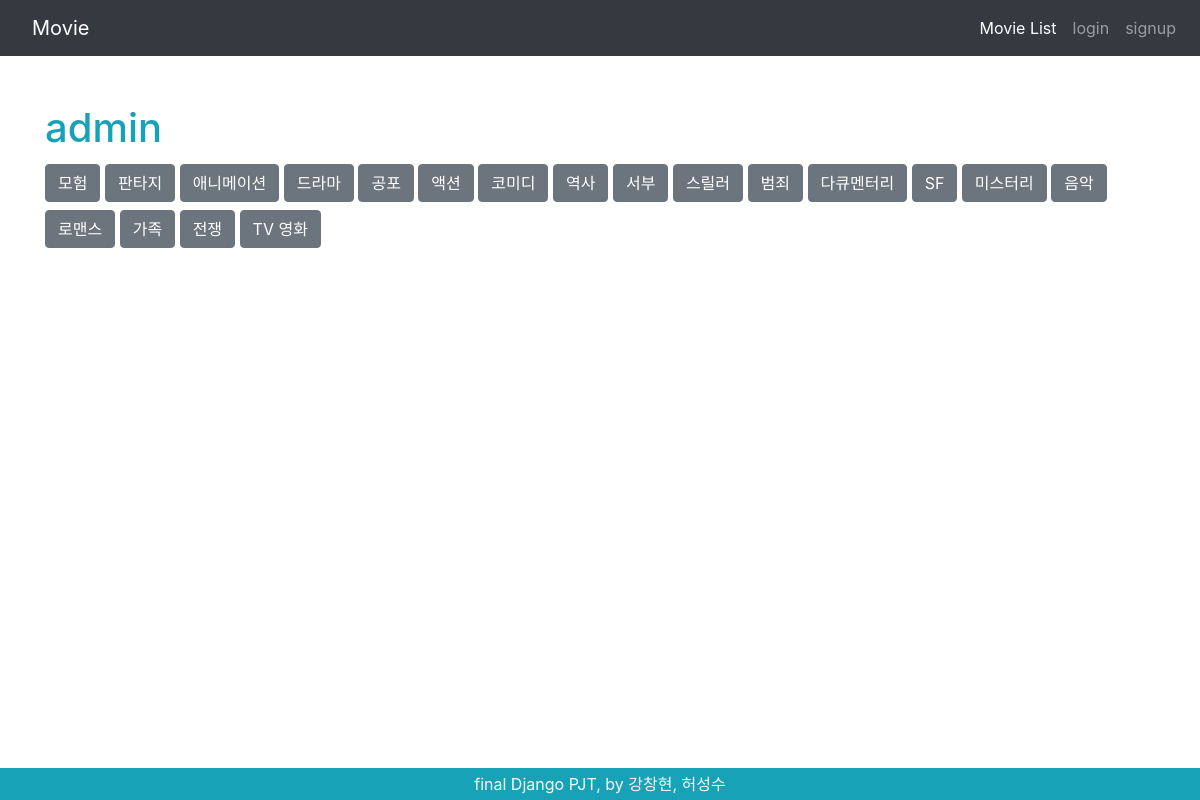
Screenshot of /accounts/admin/ with the database file from the repository.
### accounts/models.py (models this page shows)
class User(AbstractUser):
    followers = models.ManyToManyField(settings.AUTH_USER_MODEL,related_name='followings')

### movies/models.py (models this page shows, shortened)
class Genre(models.Model):
    id = models.IntegerField(primary_key=True)
    name = models.CharField(max_length=150)
    gen_users = models.ManyToManyField(settings.AUTH_USER_MODEL, related_name="like_gens", blank=True)

### accounts/views.py (the view)
# urls.py: path('<str:username>/', views.detail, name='detail'),
def detail(request, username):
    User = get_user_model()
    user = get_object_or_404(User, username=username)
    genre = Genre.objects.all()
    context = {
        'user': user,
        'genre': genre,
    }
    return render(request, 'accounts/detail.html', context)

### accounts/templates/accounts/detail.html (shortened to what this page needs)
{% extends 'base.html' %}
{% block content %}
<h1 class='mt-5 text-info'>{{ user.username }}</h1>
{% for gen in genre %}
{% if gen in request.user.like_gens.all %}
  <button class="btn btn-danger my-1" data-pk="{{ gen.pk }}" >{{ gen.name }}</button>
{% else %}
  <button class="btn btn-secondary my-1" data-pk="{{ gen.pk }}">{{ gen.name }}</button>
{% endif %}
{% endfor %}
{% endblock %}

### templates/base.html (shortened to what this page needs)
<!DOCTYPE html>
{% load bootstrap4 %}
<html lang="ko">
<head>
    <link rel="stylesheet" href="https://stackpath.bootstrapcdn.com/bootstrap/4.4.1/css/bootstrap.min.css">
    <link rel="stylesheet" href="https://use.fontawesome.com/releases/v5.13.0/css/all.css">
</head>
<body>
    <nav class="navbar navbar-expand-lg navbar-dark bg-dark">
        <a class="navbar-brand ml-3" href="{% url 'movies:index' %}">Movie</a>
      <div class="collapse navbar-collapse" id="navbarNav">
        <ul class="navbar-nav ml-auto">
          <li class="nav-item active ml-auto">
            <a class="nav-link" href="{% url 'movies:index' %}">Movie List <span class="sr-only">(current)</span></a>
          </li>
          <li class="nav-item ml-auto">
            {% if request.user.is_authenticated %}
            <a class="nav-link" href="{% url 'accounts:logout' %}">logout </a>
          </li>
          <li class="nav-item ml-auto">
            <a class="nav-link" href="{% url 'accounts:detail' request.user.username %}">유저정보 </a>
          </li>
          <li class="nav-item ml-auto">
            <p class="text-light p-2 mb-0">{{ request.user.username }}, 님 환영합니다 !</p>
          </li>
            {% else %}
          <li class="nav-item ml-auto">
            <a class="nav-link" href="{% url 'accounts:login' %}">login </a>
          </li>
          <li class="nav-item ml-auto">
            <a class="nav-link" href="{% url 'accounts:signup' %}">signup </a>
          </li>
          {% endif %}
        </ul>
      </div>
    </nav>
    <div class='container mt-5'>
        {% block content %}
        {% endblock %}
    </div>
</body>
<footer class="fixed-bottom bg-info text-center text-light d-flex justify-content-center align-items-center pt-1">
    <p class="mb-1">final Django PJT, by 강창현, 허성수</p>
</footer>
</html>

### rows the page displays
User: username "admin"
Genre: name "모험"
Genre: name "판타지"
Genre: name "애니메이션"
Genre: name "드라마"
Genre: name "공포"
Genre: name "액션"
Genre: name "코미디"
Genre: name "역사"
Genre: name "서부"
Genre: name "스릴러"
Genre: name "범죄"
Genre: name "다큐멘터리"
Genre: name "SF"
Genre: name "미스터리"
Genre: name "음악"
Genre: name "로맨스"
Genre: name "가족"
Genre: name "전쟁"
Genre: name "TV 영화"
